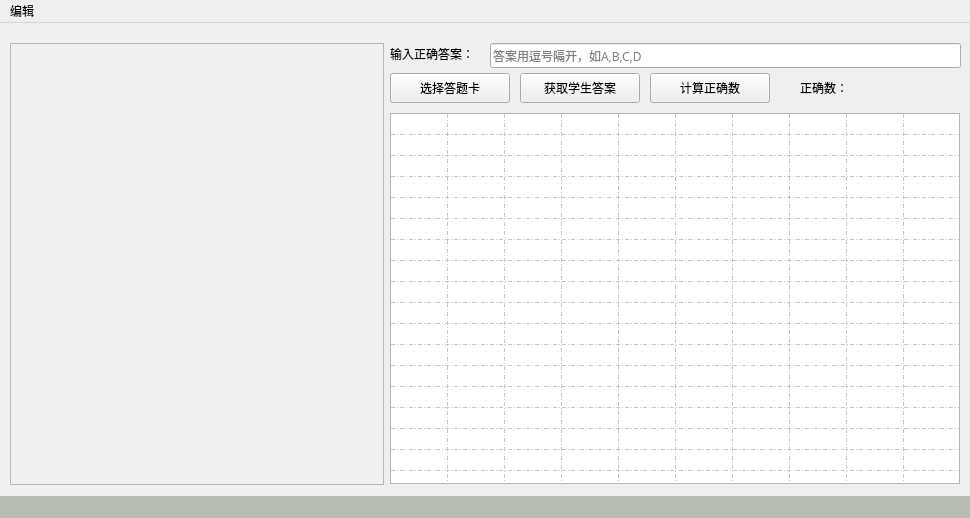
<?xml version="1.0" encoding="UTF-8"?>
<ui version="4.0">
 <class>MainWindow</class>
 <widget class="QMainWindow" name="MainWindow">
  <property name="geometry">
   <rect>
    <x>0</x>
    <y>0</y>
    <width>970</width>
    <height>518</height>
   </rect>
  </property>
  <property name="font">
   <font>
    <family>文鼎ＰＬ简中楷</family>
   </font>
  </property>
  <property name="windowTitle">
   <string>答题卡正确数检测</string>
  </property>
  <property name="styleSheet">
   <string notr="true">QPushButton{
border-radius:15px;
border-color: lightgray;
background-color: lightgray;
}
QPushButton:hover{
	
	color: rgb(255, 255, 255);
	background-color: rgb(136, 138, 133);
}
font: 11pt &quot;文鼎ＰＬ简中楷&quot;;</string>
  </property>
  <widget class="QWidget" name="centralwidget">
   <widget class="QLabel" name="label">
    <property name="geometry">
     <rect>
      <x>10</x>
      <y>20</y>
      <width>374</width>
      <height>442</height>
     </rect>
    </property>
    <property name="frameShape">
     <enum>QFrame::StyledPanel</enum>
    </property>
    <property name="text">
     <string/>
    </property>
   </widget>
   <widget class="QPushButton" name="getStuAnswer">
    <property name="geometry">
     <rect>
      <x>520</x>
      <y>50</y>
      <width>120</width>
      <height>30</height>
     </rect>
    </property>
    <property name="font">
     <font>
      <family>文鼎ＰＬ简中楷</family>
     </font>
    </property>
    <property name="styleSheet">
     <string notr="true"/>
    </property>
    <property name="text">
     <string>获取学生答案</string>
    </property>
   </widget>
   <widget class="QPushButton" name="selectFile">
    <property name="geometry">
     <rect>
      <x>390</x>
      <y>50</y>
      <width>120</width>
      <height>30</height>
     </rect>
    </property>
    <property name="font">
     <font>
      <family>文鼎ＰＬ简中楷</family>
     </font>
    </property>
    <property name="styleSheet">
     <string notr="true"/>
    </property>
    <property name="text">
     <string>选择答题卡</string>
    </property>
   </widget>
   <widget class="QTableWidget" name="tableWidget">
    <property name="geometry">
     <rect>
      <x>390</x>
      <y>90</y>
      <width>570</width>
      <height>371</height>
     </rect>
    </property>
    <property name="font">
     <font>
      <family>文鼎ＰＬ简中楷</family>
     </font>
    </property>
    <property name="acceptDrops">
     <bool>false</bool>
    </property>
    <property name="autoFillBackground">
     <bool>false</bool>
    </property>
    <property name="verticalScrollBarPolicy">
     <enum>Qt::ScrollBarAlwaysOff</enum>
    </property>
    <property name="horizontalScrollBarPolicy">
     <enum>Qt::ScrollBarAlwaysOff</enum>
    </property>
    <property name="sizeAdjustPolicy">
     <enum>QAbstractScrollArea::AdjustToContents</enum>
    </property>
    <property name="dragEnabled">
     <bool>false</bool>
    </property>
    <property name="alternatingRowColors">
     <bool>false</bool>
    </property>
    <property name="gridStyle">
     <enum>Qt::DashDotLine</enum>
    </property>
    <property name="sortingEnabled">
     <bool>false</bool>
    </property>
    <property name="wordWrap">
     <bool>true</bool>
    </property>
    <property name="cornerButtonEnabled">
     <bool>true</bool>
    </property>
    <property name="rowCount">
     <number>20</number>
    </property>
    <property name="columnCount">
     <number>10</number>
    </property>
    <attribute name="horizontalHeaderVisible">
     <bool>false</bool>
    </attribute>
    <attribute name="horizontalHeaderCascadingSectionResizes">
     <bool>true</bool>
    </attribute>
    <attribute name="horizontalHeaderMinimumSectionSize">
     <number>10</number>
    </attribute>
    <attribute name="horizontalHeaderDefaultSectionSize">
     <number>57</number>
    </attribute>
    <attribute name="horizontalHeaderShowSortIndicator" stdset="0">
     <bool>false</bool>
    </attribute>
    <attribute name="horizontalHeaderStretchLastSection">
     <bool>false</bool>
    </attribute>
    <attribute name="verticalHeaderVisible">
     <bool>false</bool>
    </attribute>
    <attribute name="verticalHeaderDefaultSectionSize">
     <number>21</number>
    </attribute>
    <attribute name="verticalHeaderShowSortIndicator" stdset="0">
     <bool>false</bool>
    </attribute>
    <attribute name="verticalHeaderStretchLastSection">
     <bool>false</bool>
    </attribute>
    <row>
     <property name="text">
      <string>新建行</string>
     </property>
    </row>
    <row>
     <property name="text">
      <string>新建行</string>
     </property>
    </row>
    <row>
     <property name="text">
      <string>新建行</string>
     </property>
    </row>
    <row>
     <property name="text">
      <string>新建行</string>
     </property>
    </row>
    <row>
     <property name="text">
      <string>选择</string>
     </property>
    </row>
    <row>
     <property name="text">
      <string>新建行</string>
     </property>
    </row>
    <row>
     <property name="text">
      <string>新建行</string>
     </property>
    </row>
    <row>
     <property name="text">
      <string>新建行</string>
     </property>
    </row>
    <row>
     <property name="text">
      <string>新建行</string>
     </property>
    </row>
    <row>
     <property name="text">
      <string>新建行</string>
     </property>
    </row>
    <row>
     <property name="text">
      <string>新建行</string>
     </property>
    </row>
    <row>
     <property name="text">
      <string>新建行</string>
     </property>
    </row>
    <row/>
    <row/>
    <row/>
    <row/>
    <row/>
    <row/>
    <row/>
    <row/>
    <column>
     <property name="text">
      <string>1</string>
     </property>
    </column>
    <column>
     <property name="text">
      <string>2</string>
     </property>
    </column>
    <column>
     <property name="text">
      <string>3</string>
     </property>
    </column>
    <column>
     <property name="text">
      <string>4</string>
     </property>
    </column>
    <column>
     <property name="text">
      <string>5</string>
     </property>
    </column>
    <column>
     <property name="text">
      <string>6</string>
     </property>
    </column>
    <column>
     <property name="text">
      <string>7</string>
     </property>
    </column>
    <column>
     <property name="text">
      <string>8</string>
     </property>
    </column>
    <column>
     <property name="text">
      <string>9</string>
     </property>
    </column>
    <column>
     <property name="text">
      <string>10</string>
     </property>
    </column>
   </widget>
   <widget class="QPushButton" name="calTrue">
    <property name="geometry">
     <rect>
      <x>650</x>
      <y>50</y>
      <width>120</width>
      <height>30</height>
     </rect>
    </property>
    <property name="font">
     <font>
      <family>文鼎ＰＬ简中楷</family>
     </font>
    </property>
    <property name="styleSheet">
     <string notr="true"/>
    </property>
    <property name="text">
     <string>计算正确数</string>
    </property>
   </widget>
   <widget class="QLineEdit" name="lineEdit">
    <property name="geometry">
     <rect>
      <x>490</x>
      <y>20</y>
      <width>471</width>
      <height>25</height>
     </rect>
    </property>
    <property name="font">
     <font>
      <family>文鼎ＰＬ简中楷</family>
     </font>
    </property>
    <property name="text">
     <string/>
    </property>
    <property name="placeholderText">
     <string>答案用逗号隔开，如A,B,C,D</string>
    </property>
   </widget>
   <widget class="QLabel" name="label_2">
    <property name="geometry">
     <rect>
      <x>390</x>
      <y>20</y>
      <width>101</width>
      <height>21</height>
     </rect>
    </property>
    <property name="font">
     <font>
      <family>文鼎ＰＬ简中楷</family>
     </font>
    </property>
    <property name="text">
     <string>输入正确答案：</string>
    </property>
   </widget>
   <widget class="QLabel" name="label_3">
    <property name="geometry">
     <rect>
      <x>800</x>
      <y>50</y>
      <width>120</width>
      <height>30</height>
     </rect>
    </property>
    <property name="font">
     <font>
      <family>文鼎ＰＬ简中楷</family>
     </font>
    </property>
    <property name="text">
     <string>正确数：</string>
    </property>
   </widget>
  </widget>
  <widget class="QMenuBar" name="menubar">
   <property name="geometry">
    <rect>
     <x>0</x>
     <y>0</y>
     <width>970</width>
     <height>21</height>
    </rect>
   </property>
   <property name="font">
    <font>
     <family>文鼎ＰＬ简中楷</family>
    </font>
   </property>
   <widget class="QMenu" name="menu">
    <property name="title">
     <string>编辑</string>
    </property>
    <addaction name="actionselectFile"/>
    <addaction name="actionGetStuAns"/>
    <addaction name="actionCalcu"/>
   </widget>
   <addaction name="menu"/>
  </widget>
  <widget class="QStatusBar" name="statusbar">
   <property name="styleSheet">
    <string notr="true">background-color: rgb(186, 189, 182);</string>
   </property>
  </widget>
  <action name="actionselectFile">
   <property name="text">
    <string>选择答题卡</string>
   </property>
   <property name="font">
    <font>
     <family>文鼎ＰＬ简中楷</family>
    </font>
   </property>
  </action>
  <action name="actionGetStuAns">
   <property name="text">
    <string>获取学生答案</string>
   </property>
   <property name="font">
    <font>
     <family>文鼎ＰＬ简中楷</family>
    </font>
   </property>
  </action>
  <action name="actionCalcu">
   <property name="text">
    <string>计算正确数</string>
   </property>
   <property name="font">
    <font>
     <family>文鼎ＰＬ简中楷</family>
    </font>
   </property>
  </action>
 </widget>
 <resources/>
 <connections/>
</ui>
